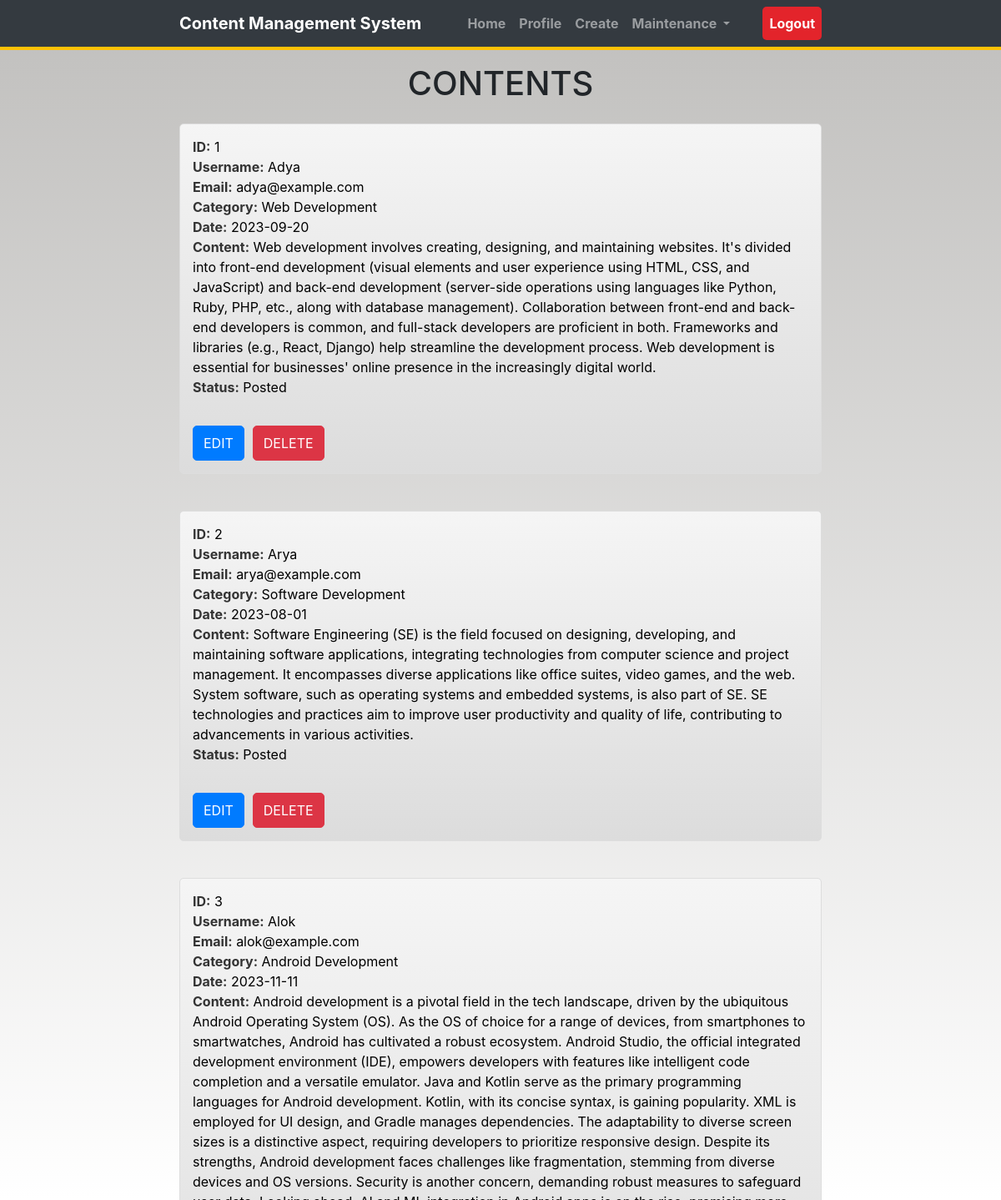
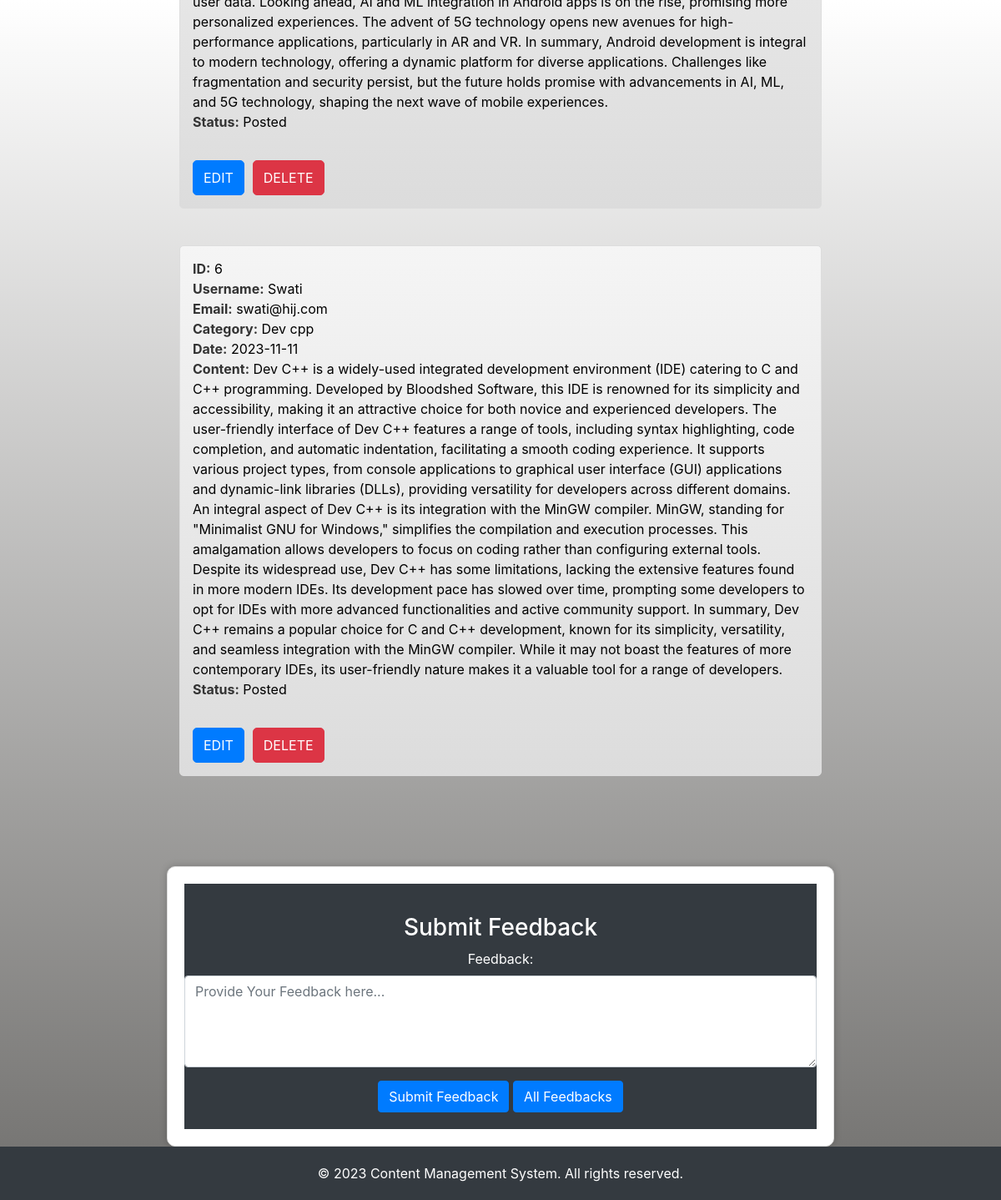
The page / on the database its author committed (2 pictures, top to bottom).
### tables this page shows
CREATE TABLE `posts` (
  `ID` varchar(20) NOT NULL,
  `Username` varchar(100) NOT NULL,
  `Email` varchar(100) NOT NULL,
  `Category` varchar(100) NOT NULL,
  `Date` date NOT NULL,
  `content` varchar(5000) DEFAULT NULL,
  `Status` varchar(20) NOT NULL
);

### Index.php (the view, shortened to what this page needs)
<!DOCTYPE html>
<html lang="en">
<head>
    <link rel="stylesheet" href="https://maxcdn.bootstrapcdn.com/bootstrap/4.5.2/css/bootstrap.min.css">
</head>
<body>
<nav class="navbar navbar-expand-md navbar-dark">
    <div class="container">
        <a class="navbar-brand" href="#">Content Management System</a>
        <div class="collapse navbar-collapse" id="collapsibleNavbar">
            <ul class="navbar-nav ml-auto">
                <li class="nav-item">
                    <a class="nav-link" href="#home">Home</a>
                </li>
                <li class="nav-item">
                    <a class="nav-link" href="http://localhost/ProjectCMS/Profile.php">Profile</a>
                </li>
                <li class="nav-item">
                    <a class="nav-link" href="createContent.php">Create</a>
                </li>
                <li class="nav-item dropdown">
                    <a class="nav-link dropdown-toggle" href="#" id="maintenanceDropdown" data-toggle="dropdown" aria-haspopup="true" aria-expanded="false">
                        Maintenance
                    </a>
                </li>
            </ul>
            <ul class="navbar-nav ml-auto">
                <li class="nav-item">
                    <a class="nav-link logout" href="http://localhost/ProjectCMS/Logout.php">Logout</a>
                </li>
            </ul>
        </div>
    </div>
</nav>
<div class="container">
        <h1 class="mt-3 mb-4"><center>CONTENTS</center></h1>
         <?php
        $servername = "localhost";
        $username = "root";
        $password = "";
        $dbname = "cms";
        $conn = new mysqli($servername, $username, $password, $dbname);
        $sql = "SELECT ID, Username, Email, Category, Date, Content, Status FROM posts";
        $result = $conn->query($sql);
        if ($result->num_rows > 0) {
            echo "<ul class='post-list'>";
            while ($row = $result->fetch_assoc()) {
                echo "<li class='post-item' style='background: linear-gradient(to bottom, #f5f5f5, #dcdcdc); color: black;'>";
                echo "<strong>ID:</strong> " . $row["ID"] . "<br>";
                echo "<strong>Username:</strong> " . $row["Username"] . "<br>";
                echo "<strong>Email:</strong> " . $row["Email"] . "<br>";
                echo "<strong>Category:</strong> " . $row["Category"] . "<br>";
                echo "<strong>Date:</strong> " . $row["Date"] . "<br>";
                echo "<strong>Content:</strong> " . $row["Content"] . "<br>";
                echo "<strong>Status:</strong> " . $row["Status"] . "<br><br>";
                echo "<a href='editContent.php?id=" . $row["ID"] . "' class='btn btn-primary edit-btn'>EDIT</a>";
                echo "<a href='deleteContent.php?id=" . $row["ID"] . "' class='btn btn-danger delete-btn' onclick='return confirm(\"Are you sure?\")'>DELETE</a>";
                echo "</li><br>";
            }
            echo "</ul>";
        } else {
            echo "0 results";
        }
        ?>
        </div>
<div class="container mt-5 feedback-section">
    <footer>
        <div class="row mt-3">
            <div class="col-md-12">
                <h3 style="color: white;">Submit Feedback</h3>
                <form action="SubmitFeedback.php" method="post">
                    <div class="form-group">
                        <label for="feedbackText">Feedback:</label>
                        <textarea class="form-control" id="feedbackText" name="feedbackText" rows="4" required placeholder="Provide Your Feedback here..."></textarea>
                    </div>
                    <input class="btn btn-primary" type="submit" value="Submit Feedback">
                    <a class="btn btn-primary" href="http://localhost/ProjectCMS/AllFeedbacks.php">All Feedbacks</a>
                </form>
            </div>
        </div>
    </footer>
</div>
</body>
</html>
<html>
<head>
</head>
<body>
<footer class="footer">
    <p>&copy; 2023 Content Management System. All rights reserved.</p>
</footer>
</body>
</html>

### Index.php (style rules this page uses)
body { background: linear-gradient(to top, #71706e, #ffffff, #c0bfbd); }
.navbar { background-color: #343a40; border-bottom: 4px solid #ffc107; }
.navbar-brand, .navbar-nav .nav-link { color: #ffffff; font-weight: bold; }
.feedback-section { background-color: #ffffff; padding: 20px; border: 1px solid #ddd; border-radius: 10px; box-shadow: 0 0 10px rgba(0, 0, 0, 0.2); }
.navbar-nav .nav-link.logout { background-color: #E3242B; color: #ffffff; border-radius: 5px; }
.container { max-width: 800px; margin: 0 auto; }
.mt-3 { margin-top: 1rem; }
.mb-4 { margin-bottom: 2rem; }
.post-list { list-style: none; padding: 0; }
.post-item { border: 1px solid #ddd; padding: 15px; margin-bottom: 20px; border-radius: 5px; }
.post-item strong { color: #333; }
.edit-btn, .delete-btn { text-decoration: none; padding: 8px 12px; margin-top: 10px; border-radius: 5px; cursor: pointer; transition: background-color 0.3s ease-in-out; }
.edit-btn { background-color: #007bff; color: #fff; margin-right: 10px; }
.delete-btn { background-color: #dc3545; color: #fff; }
body { display: flex; flex-direction: column; min-height: 100vh; margin: 0; }
footer { background-color: #343a40; color: #fff; padding: 20px 0; text-align: center; margin-top: auto; }
.footer p { margin-bottom: 0; }

### rows shown on the page
posts: ID "1", Username "Adya", Email "adya@example.com", Category "Web Development", Date "2023-09-20", content "Web development involves creating, designing, and maintaining websites. It's divided into front-end development (visual elements and user experience using HTML, CSS, and JavaScript) and back-end development (server-side operations using languages like Python, Ruby, PHP, etc., along with database management). Collaboration between front-end and back-end developers is common, and full-stack developers are proficient in both. Frameworks and libraries (e.g., React, Django) help streamline the development process. Web development is essential for businesses' online presence in the increasingly digital world.", Status "Posted"
posts: ID "2", Username "Arya", Email "arya@example.com", Category "Software Development", Date "2023-08-01", content "Software Engineering (SE) is the field focused on designing, developing, and maintaining software applications, integrating technologies from computer science and project management. It encompasses diverse applications like office suites, video games, and the web. System software, such as operating systems and embedded systems, is also part of SE. SE technologies and practices aim to improve user productivity and quality of life, contributing to advancements in various activities.", Status "Posted"
posts: ID "3", Username "Alok", Email "alok@example.com", Category "Android Development", Date "2023-11-11", content "Android development is a pivotal field in the tech landscape, driven by the ubiquitous Android Operating System (OS). As the OS of choice for a range of devices, from smartphones to smartwatches, Android has cultivated a robust ecosystem. Android Studio, the official integrated development environment (IDE), empowers developers with features like intelligent code completion and a versatile emulator. Java and Kotlin serve as the primary programming languages for Android development. Kotlin, with its concise syntax, is gaining popularity. XML is employed for UI design, and Gradle manages dependencies. The adaptability to diverse screen sizes is a distinctive aspect, requiring developers to…", Status "Posted"
posts: ID "6", Username "Swati", Email "swati@hij.com", Category "Dev cpp", Date "2023-11-11", content "Dev C++ is a widely-used integrated development environment (IDE) catering to C and C++ programming. Developed by Bloodshed Software, this IDE is renowned for its simplicity and accessibility, making it an attractive choice for both novice and experienced developers. The user-friendly interface of Dev C++ features a range of tools, including syntax highlighting, code completion, and automatic indentation, facilitating a smooth coding experience. It supports various project types, from console applications to graphical user interface (GUI) applications and dynamic-link libraries (DLLs), providing versatility for developers across different domains. An integral aspect of Dev C++ is its…", Status "Posted"
